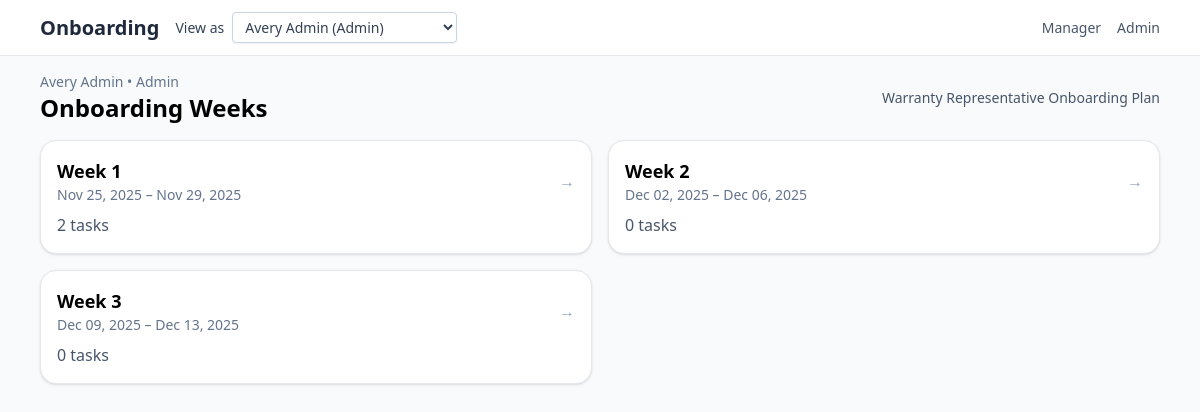
Page /weeks on the committed database.
### Onboarding/models.py (models this page shows, shortened)
class User(db.Model):
    __tablename__ = "users"
    id = db.Column(db.Integer, primary_key=True)
    email = db.Column(db.String(255), unique=True, nullable=False)
    full_name = db.Column(db.String(255), nullable=False)
    role = db.Column(db.String(32), nullable=False, default=RoleEnum.USER.value)
    onboarding_plan_id = db.Column(
        db.Integer, db.ForeignKey("onboarding_plans.id"), nullable=True
    )
    onboarding_plan = db.relationship("OnboardingPlan", back_populates="users")
    manager_id = db.Column(db.Integer, db.ForeignKey("users.id"), nullable=True)
    manager = db.relationship(
        "User",
        remote_side="User.id",
        back_populates="direct_reports",
        lazy="joined",
    )
    direct_reports = db.relationship(
        "User",
        back_populates="manager",
        lazy="selectin",
        cascade="all",
    )

class OnboardingPlan(db.Model):
    __tablename__ = "onboarding_plans"
    id = db.Column(db.Integer, primary_key=True)
    name = db.Column(db.String(255), nullable=False, default="Onboarding Plan")
    description = db.Column(db.Text, nullable=True)
    weeks = db.relationship(
        "Week",
        back_populates="onboarding_plan",
        lazy="selectin",
        cascade="all, delete-orphan",
    )
    users = db.relationship(
        "User",
        back_populates="onboarding_plan",
        lazy="selectin",
    )

class Week(db.Model):
    __tablename__ = "weeks"
    id = db.Column(db.Integer, primary_key=True)
    title = db.Column(db.String(255), nullable=False, default="Week")
    start_date = db.Column(db.Date, nullable=True)
    end_date = db.Column(db.Date, nullable=True)
    owner_user_id = db.Column(db.Integer, nullable=True)
    manager_user_id = db.Column(db.Integer, nullable=True)
    onboarding_plan_id = db.Column(
        db.Integer, db.ForeignKey("onboarding_plans.id"), nullable=True
    )
    onboarding_plan = db.relationship("OnboardingPlan", back_populates="weeks")
    tasks = db.relationship(
        "Task",
        back_populates="week",
        lazy="selectin",
        cascade="all, delete-orphan",
        order_by="Task.sort_order.asc().nullsfirst(), Task.id.asc()",
    )

### app.py (the view)
@app.get("/weeks")
def weeks():
    user = current_user()
    plan_weeks = weeks_for_plan(user.onboarding_plan_id)
    return render_template("weeks.html", weeks=plan_weeks, user=user)

### app.py (called while the page is built)
def current_user() -> User:
    email = request.headers.get("X-User-Email") or request.args.get("as_user")
    query = User.query.options(selectinload(User.onboarding_plan))
    if email:
        user = query.filter_by(email=email).first()
        if not user:
            abort(404, description="User not found")
        return user
    user = query.order_by(User.id.asc()).first()
    if not user:
        abort(404, description="No users available")
    return user

def weeks_for_plan(plan_id: int | None):
    if plan_id is None:
        return []
    return (
        Week.query.filter_by(onboarding_plan_id=plan_id)
        .options(selectinload(Week.tasks))
        .order_by(Week.start_date.asc().nullsfirst(), Week.id.asc())
        .all()
    )

@app.context_processor
def inject_build_ts():
    return {"build_ts": int(time.time())}

@app.context_processor
def inject_user_switcher():
    users = User.query.order_by(User.role.asc(), User.full_name.asc()).all()
    active_user = None
    try:
        active_user = current_user()
    except Exception:
        active_user = None
    return {
        "switchable_users": users,
        "nav_current_user": active_user,
    }

### templates/weeks.html
{% extends 'base.html' %}
{% block content %}
<div class="flex items-center justify-between mb-4">
  <div>
    <p class="text-sm text-slate-500">{{ user.full_name }} • {{ user.role|capitalize }}</p>
    <h1 class="text-2xl font-bold">Onboarding Weeks</h1>
  </div>
  <div class="text-right">
    {% if user.onboarding_plan %}
      <p class="text-sm text-slate-600">{{ user.onboarding_plan.name }}</p>
    {% else %}
      <p class="text-sm text-slate-500">No onboarding plan</p>
    {% endif %}
  </div>
</div>
{% if not weeks %}
  <div class="bg-white border rounded-xl p-6 shadow-sm">
    <p class="text-slate-600">No weeks found for this onboarding plan.</p>
  </div>
{% else %}
  <div class="grid md:grid-cols-2 gap-4">
      {% for w in weeks %}
          <a href="{{ url_for('week_detail', week_id=w.id, as_user=request.args.get('as_user')) }}" class="block p-4 rounded-2xl bg-white shadow hover:shadow-md transition border">
              <div class="flex items-center justify-between">
                  <div>
                      <h2 class="text-lg font-semibold">{{ w.title }}</h2>
                      {% if w.start_date %}
                          <p class="text-sm text-slate-500">{{ w.start_date.strftime('%b %d, %Y') }}{% if w.end_date %} – {{ w.end_date.strftime('%b %d, %Y') }}{% endif %}</p>
                      {% endif %}
                  </div>
                  <span class="text-slate-400">→</span>
              </div>
              <p class="mt-2 text-slate-600">{{ w.tasks|length }} tasks</p>
          </a>
      {% endfor %}
  </div>
{% endif %}
{% endblock %}

### rows in the picture
User: full_name "Avery Admin", role "Admin"
OnboardingPlan: onboarding_plan.name "Warranty Representative Onboarding Plan"
Week: title "Week 1", start_date "Nov 25, 2025", end_date "Nov 29, 2025", tasks|length "2"
Week: title "Week 2", start_date "Dec 02, 2025", end_date "Dec 06, 2025", tasks|length "0"
Week: title "Week 3", start_date "Dec 09, 2025", end_date "Dec 13, 2025", tasks|length "0"

### other values in the picture
form field as_user "Avery Admin (Admin)"
